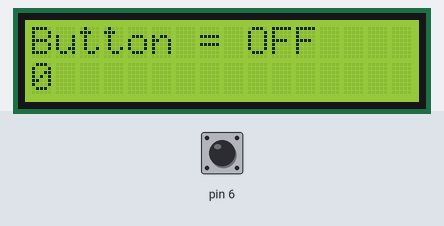
The sketch below on a simulated Arduino Uno, built with avr-gcc and run on an emulated ATmega328P. Parts: 16×2 character LCD. The test bench sets the inputs (shaded band); at power-on: pin 6 HIGH. What the sketch prints to the serial monitor is not drawn.

Above: at 1.2 s.
1.3 s: pin 6 pulled LOW for 0.15 s
At 1.37 s:
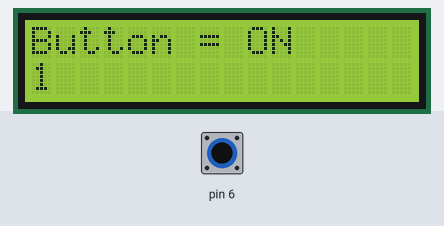
2.9 s: pin 6 pulled LOW for 1 s
At 4.3 s:
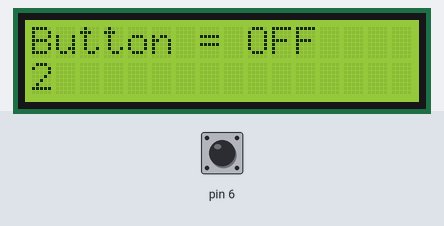
5.4 s: pin 6 pulled LOW for 0.15 s
At 6.1 s:
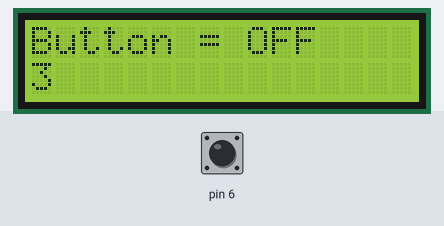
7.0 s: pin 6 pulled LOW for 1 s
At 8.6 s:
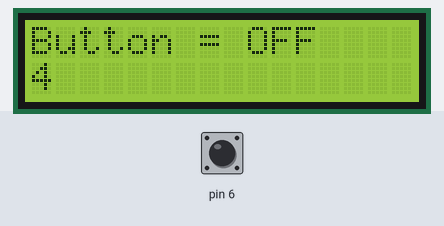
Timing chart, 0 to 10.1 s (numbered marks = the images above; inputs shaded):
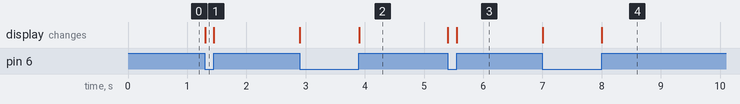

Measured:
- after the input at 1.3 s, the display: changes at once (image 1)
- after the input at 2.9 s, the display: first changes at once (image 2 shows a later state)
- after the input at 5.4 s, the display: first changes at once (image 3 shows a later state)
- after the input at 7.0 s, the display: first changes at once (image 4 shows a later state)

The sketch:

2022-11-18_LCD_Lab_7.ino
```cpp
#include <LiquidCrystal.h>

LiquidCrystal lcd(12, 11, 5, 4, 3, 2);

int state = 1;
int num = 0;
int toggle = 1;

void setup() {
  lcd.begin(16, 2);
  pinMode (6, INPUT_PULLUP);
  Serial.begin(9600);
  lcd.setCursor(0, 0);
  lcd.print ("Button = OFF");
  lcd.setCursor(0, 1);
  lcd.print (num);
}

void loop() {
  state = digitalRead (6);
  if (toggle == 1) {
    //primed
    if (state == 1) {
      // button up
    } else if (state == 0) {
      // button down
      toggle = 0;
      lcd.setCursor(0, 0);
      lcd.print ("Button = ON     ");
      num++;
      lcd.setCursor(0, 1);
      lcd.print (num);
      Serial.println (num);
    }
  } else if (toggle == 0) {
    //not primed
      if (state == 1) {
        //button up
        toggle = 1;
        lcd.setCursor(0, 0);
        lcd.print ("Button = OFF    ");
      } else if (state == 0) {
        //button down
      }
  }
}
```
